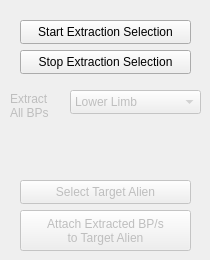
      <widget class="QWidget" name="tab_9">
       <attribute name="title">
        <string>Hybrid Aliens</string>
       </attribute>
       <widget class="QPushButton" name="pushButton_84">
        <property name="geometry">
         <rect>
          <x>20</x>
          <y>20</y>
          <width>171</width>
          <height>24</height>
         </rect>
        </property>
        <property name="text">
         <string>Start Extraction Selection</string>
        </property>
       </widget>
       <widget class="QPushButton" name="pushButton_85">
        <property name="geometry">
         <rect>
          <x>20</x>
          <y>50</y>
          <width>171</width>
          <height>24</height>
         </rect>
        </property>
        <property name="text">
         <string>Stop Extraction Selection</string>
        </property>
       </widget>
       <widget class="QLabel" name="label_54">
        <property name="enabled">
         <bool>false</bool>
        </property>
        <property name="geometry">
         <rect>
          <x>10</x>
          <y>90</y>
          <width>51</width>
          <height>31</height>
         </rect>
        </property>
        <property name="text">
         <string>Extract 
All BPs</string>
        </property>
       </widget>
       <widget class="QComboBox" name="comboBox_8">
        <property name="enabled">
         <bool>false</bool>
        </property>
        <property name="geometry">
         <rect>
          <x>70</x>
          <y>90</y>
          <width>131</width>
          <height>24</height>
         </rect>
        </property>
        <item>
         <property name="text">
          <string>Lower Limb</string>
         </property>
        </item>
        <item>
         <property name="text">
          <string>Upper Limb</string>
         </property>
        </item>
        <item>
         <property name="text">
          <string>Head</string>
         </property>
        </item>
       </widget>
       <widget class="QPushButton" name="pushButton_86">
        <property name="enabled">
         <bool>false</bool>
        </property>
        <property name="geometry">
         <rect>
          <x>20</x>
          <y>180</y>
          <width>171</width>
          <height>24</height>
         </rect>
        </property>
        <property name="text">
         <string>Select Target Alien</string>
        </property>
       </widget>
       <widget class="QPushButton" name="pushButton_87">
        <property name="enabled">
         <bool>false</bool>
        </property>
        <property name="geometry">
         <rect>
          <x>20</x>
          <y>210</y>
          <width>171</width>
          <height>41</height>
         </rect>
        </property>
        <property name="text">
         <string>Attach Extracted BP/s 
to Target Alien</string>
        </property>
       </widget>
      </widget>
